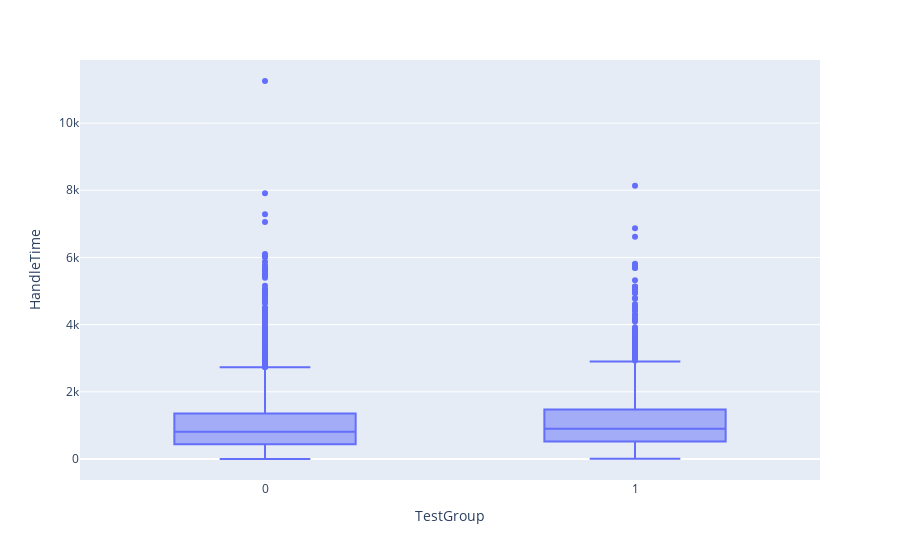

The notebook cell this image was saved under:
### Code cell
df = dfp.copy()
df = add_conditionals(df)
px.box(df[df['AfterExpertAssistLaunch']==1],x='TestGroup',y='HandleTime').show()
display(df[['Log(HandleTime)','HandleTime']].describe(),df[df['HandleTime']==0])
del df

### Figure 1 — Plotly figure (JSON) as saved in the notebook; plotly's stock layout.template omitted (floating-point values rounded to 4 significant figures; data arrays with more than 128 entries replaced by an {"elided": "..."} marker saying what was removed)
{"data": [{"alignmentgroup": "True", "hovertemplate": "TestGroup=%{x}<br>HandleTime=%{y}<extra></extra>", "legendgroup": "", "marker": {"color": "#636efa"}, "name": "", "notched": false, "offsetgroup": "", "orientation": "v", "showlegend": false, "type": "box", "x": {"elided": "5313 int values"}, "x0": " ", "xaxis": "x", "y": {"elided": "5313 int values"}, "y0": " ", "yaxis": "y"}], "layout": {"boxmode": "group", "legend": {"tracegroupgap": 0}, "margin": {"t": 60}, "xaxis": {"anchor": "y", "domain": [0, 1], "title": {"text": "TestGroup"}}, "yaxis": {"anchor": "x", "domain": [0, 1], "title": {"text": "HandleTime"}}}}
